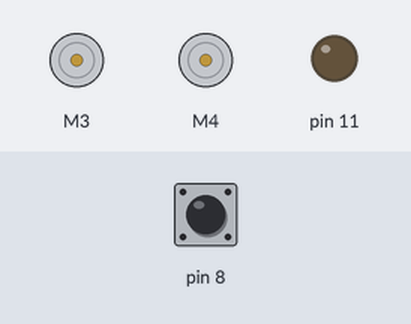
Recording of a sketch running on a simulated Arduino Uno, built with avr-gcc and run on an emulated ATmega328P. On the bench: 2 × DC motor (green arrow = forward, orange = backward, longer = faster), output pins drawn as LEDs (lit = HIGH). The test bench sets the inputs (shaded band); at power-on: pin 8 HIGH.

Above: at 0.1 s.
At 5.1 s:
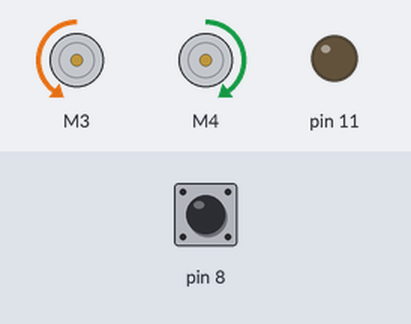
Timing chart, 0 to 6.6 s (numbered marks = the images above):
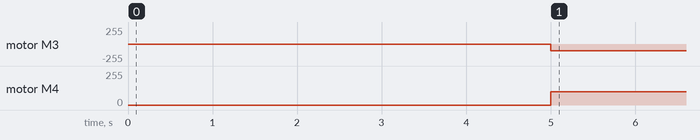

The sketch:

Test_turnLeft90AlightRight.ino
```cpp
#include <Adafruit_MotorShield.h>
#include <Wire.h>
#include <Angus_Lib.h>

void setup() {
  // put your setup code here, to run once:
  //Serial.begin(57600);
  initialize();
  delay(5000);

  //Serial.println(CANDLE_LOCATE_SPEED);
  turnLeft90AlignRight(CANDLE_LOCATE_SPEED);

}

void loop() {
  // put your main code here, to run repeatedly:

}
```

Measured:
- by itself, motor M3: stopped → backward 100/255 at 5.0 s
- by itself, motor M4: stopped → forward 100/255 at 5.0 s
